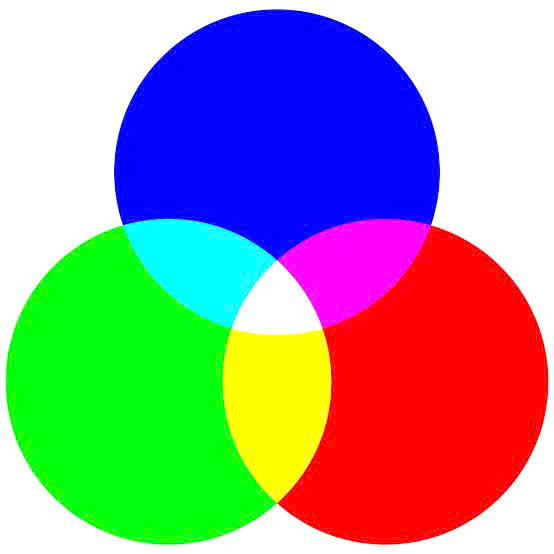
#> input picture Photos/BGR.jpg, 554 x 554 px, found by its file name
$ python detectColor.py
#> lines starting #> are read from the running program, lines starting #| are printed output that depends on the picture; after the words box and inside, x2 and y2 are one past the last pixel; in counts of white or black regions, pixels touching at a corner belong together
import cv2 as cv
import numpy as np

# Read image
path = r'Photos\BGR.jpg'
color_img = cv.imread(path)
#> color_img is the input picture: shape (554, 554, 3); mean B, G, R 152.9, 151.7, 151.8
HSV_img = cv.cvtColor(color_img, cv.COLOR_BGR2HSV)
#> HSV_img: shape (554, 554, 3); mean H, S, V 48.2, 168.7, 253.5

# create threshold for blue objects
lower_red1 = np.array([0,60,2],dtype='uint8')
upper_red1 = np.array([15,255,255],dtype='uint8')
lower_red2 = np.array([170,120,70], dtype='uint8')
upper_red2 = np.array([179,255,255],dtype='uint8')


# keep the color wanted (white dots) and remove the rest (black dots)
mask1 = cv.inRange(HSV_img,lower_red1, upper_red1)
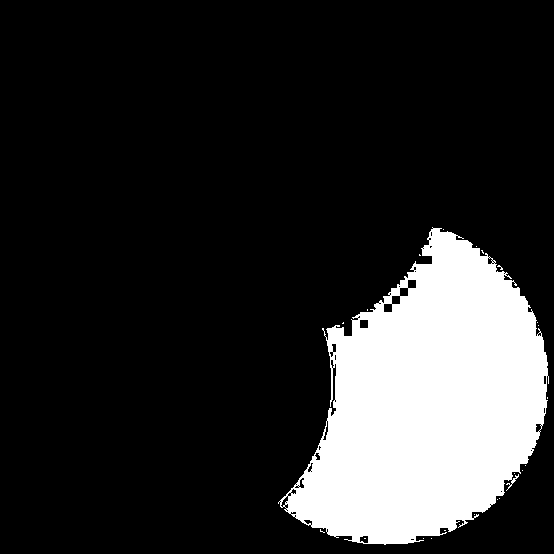
#> mask1: shape (554, 554); 17.3% white; 22 white regions (21 under 20 px), largest, box (x1, y1, x2, y2) and area: (278, 227, 549, 545) 53172
mask2 = cv.inRange(HSV_img,lower_red2, upper_red2)
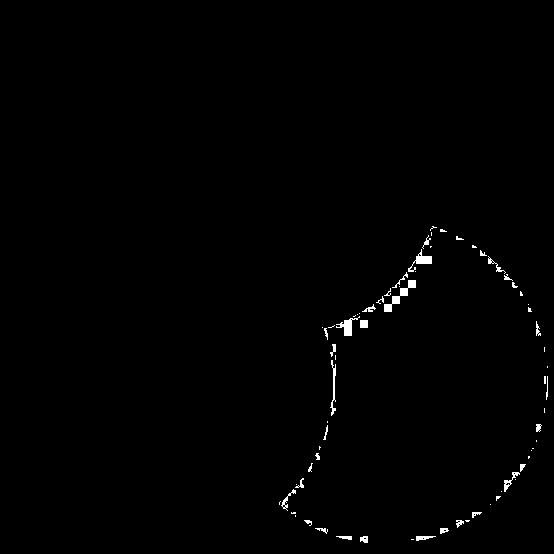
#> mask2: shape (554, 554); 0.67% white; 71 white regions (38 under 20 px), largest, box (x1, y1, x2, y2) and area: (384, 280, 416, 312) 256, (408, 249, 432, 272) 174, (336, 316, 360, 336) 172
red_mask = mask1 + mask2
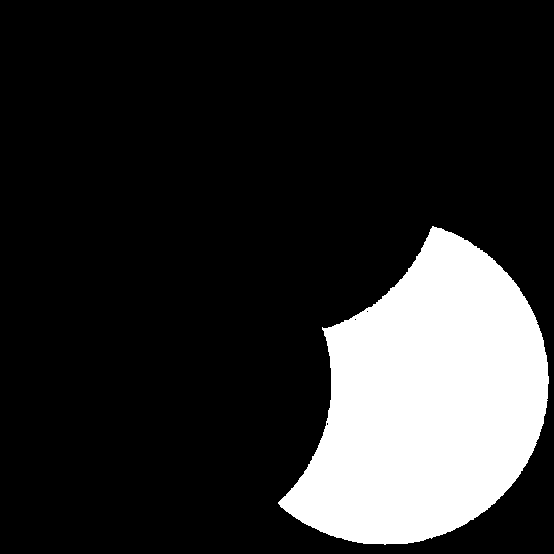
#> red_mask: shape (554, 554); 18% white; 1 white region
cv.imshow('Blue mask', red_mask)
# for only blue object existing
blue_detector = cv.bitwise_and(color_img,color_img,mask = red_mask)
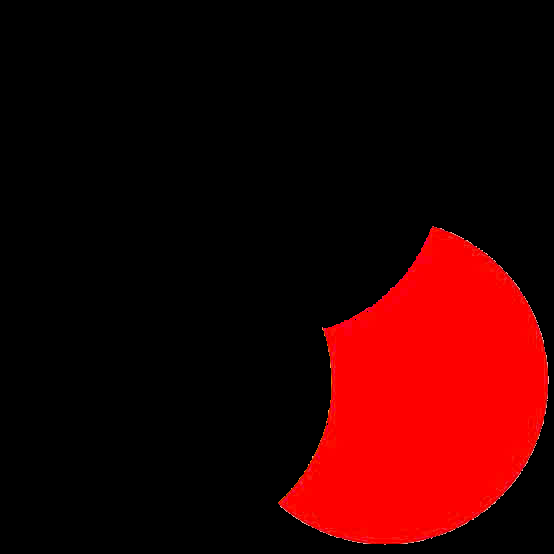
#> blue_detector: shape (554, 554, 3); mean B, G, R 0.4, 0.4, 45.5
cv.imshow('Blue detector', blue_detector)
# Circle the blue object
contours, hierachy = cv.findContours(red_mask,cv.RETR_TREE,cv.CHAIN_APPROX_SIMPLE)
#> contours = 4 contours, 3 with area under 20; largest, box (x1, y1, x2, y2) and area: (278, 226, 549, 545) 54847

for pic,contour in enumerate(contours):
    area = cv.contourArea(contour)
    if area > 100:
        x, y, w, h = cv.boundingRect(contour)
        cv.rectangle(color_img,(x,y),(x+w,y+h),(255,0,0),1)
#> this loop made 4 passes
#> (area, x, y, w, h) on pass 1: (54847, 278, 226, 271, 319)
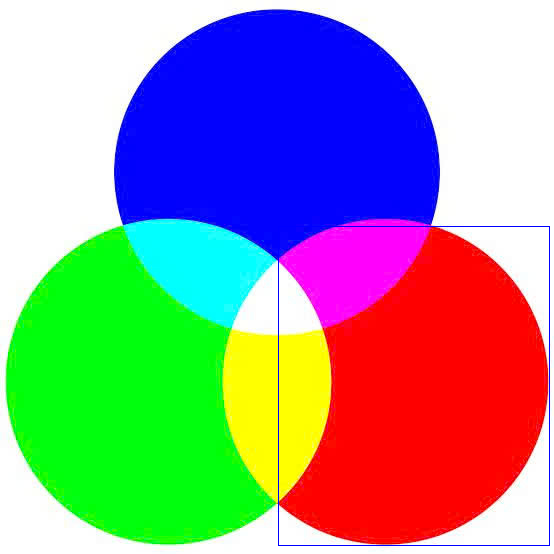
#> color_img: shape (554, 554, 3); 0.38% of pixels changed, all inside (x1, y1, x2, y2) = (278, 226, 550, 546)
cv.imshow('Red_detector',color_img)

cv.waitKey(0)
